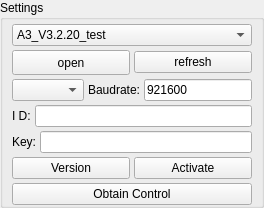
                <widget class="QGroupBox" name="groupBox03">
                 <property name="title">
                  <string>Settings</string>
                 </property>
                 <layout class="QVBoxLayout" name="verticalLayout_4">
                  <property name="spacing">
                   <number>4</number>
                  </property>
                  <property name="leftMargin">
                   <number>9</number>
                  </property>
                  <property name="topMargin">
                   <number>4</number>
                  </property>
                  <property name="rightMargin">
                   <number>9</number>
                  </property>
                  <property name="bottomMargin">
                   <number>0</number>
                  </property>
                  <item>
                   <layout class="QHBoxLayout" name="horizontalLayout_136">
                    <item>
                     <widget class="QComboBox" name="cb_core_mechine">
                      <property name="enabled">
                       <bool>true</bool>
                      </property>
                      <property name="currentIndex">
                       <number>6</number>
                      </property>
                      <item>
                       <property name="text">
                        <string>M100</string>
                       </property>
                      </item>
                      <item>
                       <property name="text">
                        <string>M100_V2.3</string>
                       </property>
                      </item>
                      <item>
                       <property name="text">
                        <string>A3_V3.1</string>
                       </property>
                      </item>
                      <item>
                       <property name="text">
                        <string>A3_V3.2.11</string>
                       </property>
                      </item>
                      <item>
                       <property name="text">
                        <string>A3_V3.2.14</string>
                       </property>
                      </item>
                      <item>
                       <property name="text">
                        <string>A3_V3.2.20</string>
                       </property>
                      </item>
                      <item>
                       <property name="text">
                        <string>A3_V3.2.20_test</string>
                       </property>
                      </item>
                     </widget>
                    </item>
                   </layout>
                  </item>
                  <item>
                   <layout class="QVBoxLayout" name="verticalLayout_3">
                    <item>
                     <layout class="QHBoxLayout" name="horizontalLayout">
                      <item>
                       <widget class="QPushButton" name="btn_portOpen">
                        <property name="minimumSize">
                         <size>
                          <width>0</width>
                          <height>25</height>
                         </size>
                        </property>
                        <property name="maximumSize">
                         <size>
                          <width>500</width>
                          <height>16777215</height>
                         </size>
                        </property>
                        <property name="text">
                         <string>open</string>
                        </property>
                       </widget>
                      </item>
                      <item>
                       <widget class="QPushButton" name="btn_portRefresh">
                        <property name="text">
                         <string>refresh</string>
                        </property>
                       </widget>
                      </item>
                     </layout>
                    </item>
                    <item>
                     <layout class="QHBoxLayout" name="horizontalLayout_2">
                      <item>
                       <widget class="QComboBox" name="comboBox_portName"/>
                      </item>
                      <item>
                       <widget class="QLabel" name="label">
                        <property name="text">
                         <string>Baudrate:</string>
                        </property>
                       </widget>
                      </item>
                      <item>
                       <widget class="QLineEdit" name="lineEdit_portBaudrate">
                        <property name="text">
                         <string>921600</string>
                        </property>
                       </widget>
                      </item>
                     </layout>
                    </item>
                   </layout>
                  </item>
                  <item>
                   <layout class="QHBoxLayout" name="horizontalLayout_3">
                    <item>
                     <widget class="QLabel" name="label_2">
                      <property name="text">
                       <string>I D:</string>
                      </property>
                     </widget>
                    </item>
                    <item>
                     <widget class="QLineEdit" name="lineEdit_ID"/>
                    </item>
                   </layout>
                  </item>
                  <item>
                   <layout class="QHBoxLayout" name="horizontalLayout_4">
                    <item>
                     <widget class="QLabel" name="label_3">
                      <property name="text">
                       <string>Key:</string>
                      </property>
                     </widget>
                    </item>
                    <item>
                     <widget class="QLineEdit" name="lineEdit_Key">
                      <property name="text">
                       <string/>
                      </property>
                      <property name="clearButtonEnabled">
                       <bool>false</bool>
                      </property>
                     </widget>
                    </item>
                   </layout>
                  </item>
                  <item>
                   <layout class="QHBoxLayout" name="horizontalLayout_46">
                    <item>
                     <widget class="QPushButton" name="btn_coreVersion">
                      <property name="text">
                       <string>Version</string>
                      </property>
                     </widget>
                    </item>
                    <item>
                     <widget class="QPushButton" name="btn_coreActive">
                      <property name="text">
                       <string>Activate</string>
                      </property>
                     </widget>
                    </item>
                   </layout>
                  </item>
                  <item>
                   <widget class="QPushButton" name="btn_coreSetControl">
                    <property name="text">
                     <string>Obtain Control</string>
                    </property>
                   </widget>
                  </item>
                 </layout>
                </widget>
